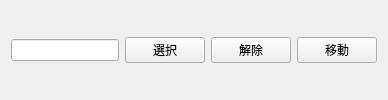
<?xml version="1.0" encoding="UTF-8"?>
<ui version="4.0">
 <class>ReferencePicker</class>
 <widget class="QWidget" name="referencePicker"><layout class="QHBoxLayout" name="horizontalLayout_reference"><item><widget class="QLineEdit" name="referenceIdEdit"/></item><item><widget class="QPushButton" name="referencePickButton"><property name="text"><string>選択</string></property></widget></item><item><widget class="QPushButton" name="referenceClearButton"><property name="text"><string>解除</string></property></widget></item><item><widget class="QPushButton" name="referenceJumpButton"><property name="text"><string>移動</string></property></widget></item></layout></widget>
 <resources/>
 <connections/>
</ui>
